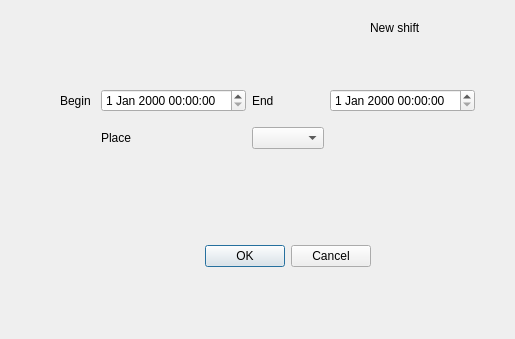
<?xml version="1.0" encoding="UTF-8"?>
<ui version="4.0">
 <class>Dialog</class>
 <widget class="QDialog" name="Dialog">
  <property name="geometry">
   <rect>
    <x>0</x>
    <y>0</y>
    <width>515</width>
    <height>339</height>
   </rect>
  </property>
  <property name="windowTitle">
   <string>Dialog</string>
  </property>
  <widget class="QDialogButtonBox" name="buttonBox">
   <property name="geometry">
    <rect>
     <x>30</x>
     <y>240</y>
     <width>341</width>
     <height>32</height>
    </rect>
   </property>
   <property name="orientation">
    <enum>Qt::Orientation::Horizontal</enum>
   </property>
   <property name="standardButtons">
    <set>QDialogButtonBox::StandardButton::Cancel|QDialogButtonBox::StandardButton::Ok</set>
   </property>
  </widget>
  <widget class="QLabel" name="label">
   <property name="geometry">
    <rect>
     <x>370</x>
     <y>20</y>
     <width>58</width>
     <height>16</height>
    </rect>
   </property>
   <property name="text">
    <string>New shift</string>
   </property>
  </widget>
  <widget class="QWidget" name="gridLayoutWidget">
   <property name="geometry">
    <rect>
     <x>60</x>
     <y>80</y>
     <width>415</width>
     <height>80</height>
    </rect>
   </property>
   <layout class="QGridLayout" name="gridLayout">
    <item row="0" column="2">
     <widget class="QLabel" name="label_3">
      <property name="text">
       <string>End</string>
      </property>
     </widget>
    </item>
    <item row="1" column="1">
     <widget class="QLabel" name="label_4">
      <property name="text">
       <string>Place</string>
      </property>
     </widget>
    </item>
    <item row="0" column="1">
     <widget class="QDateTimeEdit" name="begin_datetime"/>
    </item>
    <item row="0" column="0">
     <widget class="QLabel" name="label_2">
      <property name="text">
       <string>Begin</string>
      </property>
     </widget>
    </item>
    <item row="1" column="2">
     <widget class="QComboBox" name="selected_place"/>
    </item>
    <item row="0" column="3">
     <widget class="QDateTimeEdit" name="end_datetime"/>
    </item>
   </layout>
  </widget>
 </widget>
 <resources/>
 <connections>
  <connection>
   <sender>buttonBox</sender>
   <signal>accepted()</signal>
   <receiver>Dialog</receiver>
   <slot>accept()</slot>
   <hints>
    <hint type="sourcelabel">
     <x>248</x>
     <y>254</y>
    </hint>
    <hint type="destinationlabel">
     <x>157</x>
     <y>274</y>
    </hint>
   </hints>
  </connection>
  <connection>
   <sender>buttonBox</sender>
   <signal>rejected()</signal>
   <receiver>Dialog</receiver>
   <slot>reject()</slot>
   <hints>
    <hint type="sourcelabel">
     <x>316</x>
     <y>260</y>
    </hint>
    <hint type="destinationlabel">
     <x>286</x>
     <y>274</y>
    </hint>
   </hints>
  </connection>
 </connections>
</ui>
